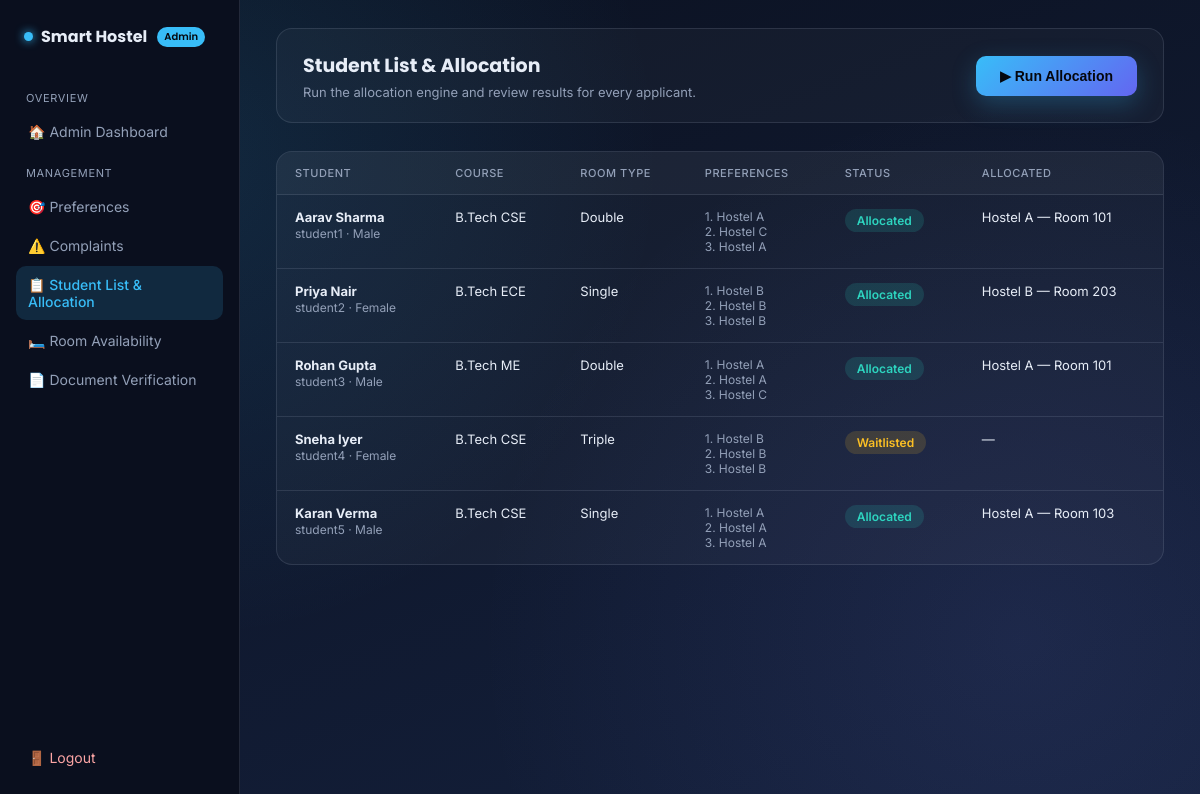
Page /admin/student-list (signed in) on the committed database.
### tables this page shows
CREATE TABLE applications (
            id INTEGER PRIMARY KEY AUTOINCREMENT,
            user_id TEXT NOT NULL,
            full_name TEXT NOT NULL,
            gender TEXT NOT NULL,
            course TEXT NOT NULL,
            room_type TEXT NOT NULL,
            pref1_hostel TEXT NOT NULL,
            pref2_hostel TEXT NOT NULL,
            pref3_hostel TEXT NOT NULL,
            priority_note TEXT NOT NULL,
            status TEXT NOT NULL DEFAULT 'Pending',
            allocated_hostel TEXT,
            allocated_room TEXT,
            reasoning TEXT
        );

### app.py (the view)
@app.route("/admin/student-list")
def student_list():
    if session.get("role") != "admin":
        return redirect(url_for("login"))
    applications = get_all_applications()
    return render_template("admin_student_list.html", applications=applications, user_id=session["user_id"])

### database.py (called while the page is built)
def get_all_applications():
    conn = sqlite3.connect(DB_NAME)
    conn.row_factory = sqlite3.Row
    cursor = conn.cursor()
    cursor.execute("SELECT * FROM applications ORDER BY id")
    rows = cursor.fetchall()
    conn.close()
    return [dict(row) for row in rows]

### templates/admin_student_list.html (shortened to what this page needs)
<!DOCTYPE html>
<html lang="en">
<head>
    <link rel="stylesheet" href="{{ url_for('static', filename='style.css') }}">
</head>
<body class="dash-shell">
    <aside class="sidebar">
        <div class="sidebar-brand">
            <span class="brand-dot"></span> Smart Hostel <span class="admin-tag">Admin</span>
        </div>
        <nav class="sidebar-nav">
            <span class="nav-label">Overview</span>
            <a href="{{ url_for('admin_dashboard') }}" class="nav-link">🏠 Admin Dashboard</a>
            <span class="nav-label">Management</span>
            <a href="{{ url_for('coming_soon', feature='Preferences') }}" class="nav-link">🎯 Preferences</a>
            <a href="{{ url_for('coming_soon', feature='Complaints') }}" class="nav-link">⚠️ Complaints</a>
            <a href="{{ url_for('student_list') }}" class="nav-link active">📋 Student List & Allocation</a>
            <a href="{{ url_for('coming_soon', feature='Room Availability') }}" class="nav-link">🛏️ Room Availability</a>
            <a href="{{ url_for('coming_soon', feature='Document Verification') }}" class="nav-link">📄 Document Verification</a>
        </nav>
        <a href="{{ url_for('logout') }}" class="sidebar-logout">🚪 Logout</a>
    </aside>
    <div class="dash-content">
        <header class="dash-topbar">
            <div>
                <h2>Student List & Allocation</h2>
                <p>Run the allocation engine and review results for every applicant.</p>
            </div>
            <form method="POST" action="{{ url_for('run_allocation_route') }}">
                <button type="submit" class="btn-glow" style="width:auto; padding:12px 24px;">
                    ▶ Run Allocation
                </button>
            </form>
        </header>
        <div class="table-panel">
            <table class="data-table">
                <thead>
                    <tr>
                        <th>Student</th>
                        <th>Course</th>
                        <th>Room Type</th>
                        <th>Preferences</th>
                        <th>Status</th>
                        <th>Allocated</th>
                    </tr>
                </thead>
                <tbody>
                    {% for app in applications %}
                    <tr>
                        <td>
                            <strong>{{ app.full_name }}</strong><br>
                            <span class="muted-small">{{ app.user_id }} · {{ app.gender }}</span>
                        </td>
                        <td>{{ app.course }}</td>
                        <td>{{ app.room_type }}</td>
                        <td class="muted-small">
                            1. {{ app.pref1_hostel }}<br>
                            2. {{ app.pref2_hostel }}<br>
                            3. {{ app.pref3_hostel }}
                        </td>
                        <td>
                            {% if app.status == 'Allocated' %}
                                <span class="status-badge status-allocated">Allocated</span>
                            {% elif app.status == 'Waitlisted' %}
                                <span class="status-badge status-waitlisted">Waitlisted</span>
                            {% else %}
                                <span class="status-badge status-pending">Pending</span>
                            {% endif %}
                        </td>
                        <td>
                            {% if app.allocated_hostel %}
                                {{ app.allocated_hostel }} — Room {{ app.allocated_room }}
                            {% else %}
                                —
                            {% endif %}
                        </td>
                    </tr>
                    {% endfor %}
                </tbody>
            </table>
        </div>
    </div>
</body>
</html>

### static/style.css (style rules this page uses)
:root { --bg-deep: #0b1120; --bg-mid: #14203c; --accent: #38bdf8; --accent-soft: rgba(56, 189, 248, 0.15); --text-main: #e7edf7; --text-muted: #93a0b8; --glass-border: rgba(148, 163, 184, 0.18); }
* { box-sizing: border-box; }
body { margin: 0; min-height: 100vh; font-family: 'Inter', sans-serif; color: var(--text-main); background: radial-gradient(circle at 15% 20%, rgba(56, 189, 248, 0.12), transparent 40%), radial-gradient(circle at 85% 80%, rgba(129, 140, 248, 0.10), transparent 45%), linear-gradient(160deg, var(--bg-deep) 0%, var(--bg-mid) 100%); display: flex; align-items: center; justify-content: center; padding: 24px; }
.btn-glow { width: 100%; padding: 12px; border: none; border-radius: 10px; background: linear-gradient(135deg, #38bdf8, #6366f1); color: #05070d; font-weight: 600; font-size: 14px; cursor: pointer; box-shadow: 0 8px 24px rgba(56, 189, 248, 0.25); transition: transform 0.15s ease, box-shadow 0.15s ease; }
.dash-shell { display: flex; align-items: initial; justify-content: initial; padding: 0; min-height: 100vh; }
.sidebar { width: 240px; flex-shrink: 0; background: #0a0f1e; border-right: 1px solid var(--glass-border); padding: 24px 16px; display: flex; flex-direction: column; position: sticky; top: 0; height: 100vh; }
.sidebar-brand { font-family: 'Poppins', sans-serif; font-weight: 700; font-size: 16px; display: flex; align-items: center; gap: 8px; padding: 0 8px; margin-bottom: 28px; }
.brand-dot { width: 9px; height: 9px; border-radius: 50%; background: var(--accent); box-shadow: 0 0 10px var(--accent); }
.admin-tag { font-size: 10px; font-weight: 600; color: #05070d; background: var(--accent); padding: 2px 7px; border-radius: 999px; margin-left: 2px; }
.sidebar-nav { display: flex; flex-direction: column; gap: 2px; flex: 1; }
.nav-label { font-size: 11px; text-transform: uppercase; letter-spacing: 0.06em; color: var(--text-muted); padding: 14px 10px 6px; }
.nav-link { color: var(--text-muted); text-decoration: none; font-size: 14px; padding: 10px 12px; border-radius: 10px; }
.nav-link.active { background: var(--accent-soft); color: var(--accent); font-weight: 500; }
.sidebar-logout { color: #fca5a5; text-decoration: none; font-size: 14px; padding: 10px 12px; border-radius: 10px; margin-top: 12px; }
.dash-content { flex: 1; padding: 28px 36px 48px; max-width: 1200px; }
.dash-topbar { display: flex; align-items: center; justify-content: space-between; background: rgba(255, 255, 255, 0.03); border: 1px solid var(--glass-border); border-radius: 16px; padding: 22px 26px; margin-bottom: 28px; }
.dash-topbar h2 { font-family: 'Poppins', sans-serif; margin: 0 0 4px; font-size: 19px; }
.dash-topbar p { margin: 0; color: var(--text-muted); font-size: 13px; }
.table-panel { background: rgba(255, 255, 255, 0.03); border: 1px solid var(--glass-border); border-radius: 16px; overflow: hidden; }
.data-table { width: 100%; border-collapse: collapse; font-size: 13px; }
.data-table th { text-align: left; padding: 14px 18px; background: rgba(255, 255, 255, 0.03); color: var(--text-muted); font-weight: 500; text-transform: uppercase; font-size: 11px; letter-spacing: 0.05em; border-bottom: 1px solid var(--glass-border); }
.data-table td { padding: 14px 18px; border-bottom: 1px solid var(--glass-border); vertical-align: top; }
.data-table tr:last-child td { border-bottom: none; }
.muted-small { color: var(--text-muted); font-size: 12px; }
.status-badge { display: inline-block; padding: 4px 12px; border-radius: 999px; font-size: 12px; font-weight: 600; }
.status-allocated { background: rgba(45, 212, 191, 0.15); color: #2dd4bf; }
.status-waitlisted { background: rgba(251, 191, 36, 0.15); color: #fbbf24; }

### rows in the picture
applications: full_name "Aarav Sharma", user_id "student1", gender "Male", course "B.Tech CSE", room_type "Double", pref1_hostel "Hostel A", pref2_hostel "Hostel C", pref3_hostel "Hostel A", status "Allocated", allocated_hostel "Hostel A", allocated_room "101"
applications: full_name "Priya Nair", user_id "student2", gender "Female", course "B.Tech ECE", room_type "Single", pref1_hostel "Hostel B", pref2_hostel "Hostel B", pref3_hostel "Hostel B", status "Allocated", allocated_hostel "Hostel B", allocated_room "203"
applications: full_name "Rohan Gupta", user_id "student3", gender "Male", course "B.Tech ME", room_type "Double", pref1_hostel "Hostel A", pref2_hostel "Hostel A", pref3_hostel "Hostel C", status "Allocated", allocated_hostel "Hostel A", allocated_room "101"
applications: full_name "Sneha Iyer", user_id "student4", gender "Female", course "B.Tech CSE", room_type "Triple", pref1_hostel "Hostel B", pref2_hostel "Hostel B", pref3_hostel "Hostel B", status "Waitlisted"
applications: full_name "Karan Verma", user_id "student5", gender "Male", course "B.Tech CSE", room_type "Single", pref1_hostel "Hostel A", pref2_hostel "Hostel A", pref3_hostel "Hostel A", status "Allocated", allocated_hostel "Hostel A", allocated_room "103"
